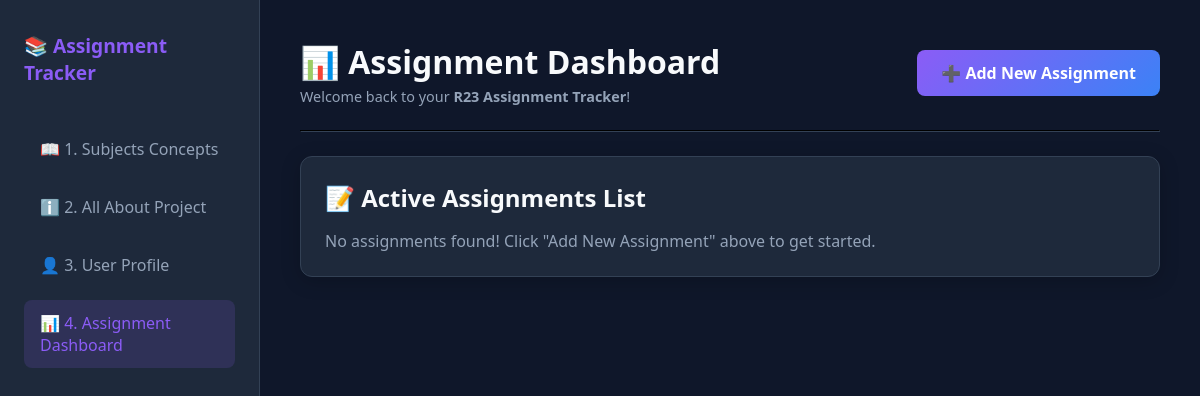
Before: / with the older database file.
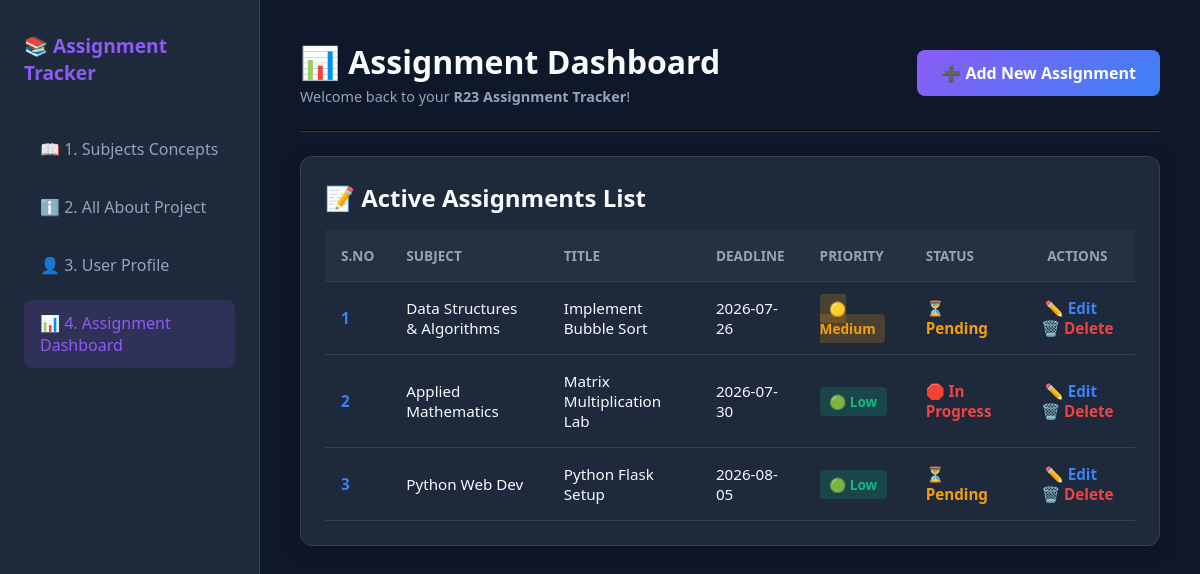
After: the same page with the newer database file.
### tables this page shows
CREATE TABLE assignments (
            id INTEGER PRIMARY KEY AUTOINCREMENT,
            title TEXT NOT NULL,
            subject TEXT NOT NULL,
            unit TEXT NOT NULL,
            deadline TEXT NOT NULL,
            estimated_hours REAL NOT NULL,
            difficulty TEXT NOT NULL,
            status TEXT NOT NULL,
            priority_score INTEGER,
            priority_tag TEXT
        );

### app.py (the view)
@app.route('/')
def index():
    conn = get_db_connection()
    assignments_raw = conn.execute('SELECT * FROM assignments ORDER BY deadline ASC').fetchall()
    conn.close()
    assignments = []
    for row in assignments_raw:
        item = dict(row)
        score, tag, days_left = calculate_priority(
            item['deadline'],
            item['estimated_hours'],
            item['difficulty'],
            item['subject']
        )
        item['priority_score'] = score
        item['priority_tag'] = tag
        item['days_left'] = days_left
        assignments.append(item)
    return render_template('index.html', assignments=assignments)

### app.py (called while the page is built)
def get_db_connection():
    conn = sqlite3.connect('assignments.db')
    conn.row_factory = sqlite3.Row
    return conn

### templates/index.html (shortened to what this page needs)
<!DOCTYPE html>
<html lang="en">
<head>
    <link rel="stylesheet" href="{{ url_for('static', filename='css/style.css') }}">
</head>
<body>
    <div class="sidebar">
        <h2>📚 Assignment Tracker</h2>
        <ul class="nav-links">
            <li><a href="{{ url_for('learn_hub') }}">📖 1. Subjects Concepts</a></li>
            <li><a href="{{ url_for('project_guide') }}">ℹ️ 2. All About Project</a></li>
            <li><a href="{{ url_for('profile') }}">👤 3. User Profile</a></li>
            <li><a href="{{ url_for('index') }}" class="active">📊 4. Assignment Dashboard</a></li>
        </ul>
    </div>
    <div class="main-content">
        <div style="display: flex; justify-content: space-between; align-items: center; margin-bottom: 1rem;">
            <div>
                <h1>📊 Assignment Dashboard</h1>
                <p class="header-sub">Welcome back to your <strong>R23 Assignment Tracker</strong>!</p>
            </div>
            <a href="{{ url_for('add_assignment') }}" class="btn-primary">➕ Add New Assignment</a>
        </div>
        <hr style="border-color: var(--border-color); margin: 1.5rem 0;">
        <div class="dashboard-card">
            <h2>📝 Active Assignments List</h2>
            {% if assignments %}
            <div class="table-container">
                <table style="width: 100%; margin-top: 1rem;">
                    <thead>
                        <tr>
                            <th>S.No</th>
                            <th>Subject</th>
                            <th>Title</th>
                            <th>Deadline</th>
                            <th>Priority</th>
                            <th>Status</th>
                            <th style="text-align: center;">Actions</th>
                        </tr>
                    </thead>
                    <tbody>
                        {% for assignment in assignments %}
                        <tr>
                            <td style="font-weight: bold; color: var(--accent-blue);">{{ loop.index }}</td>
                            <td>{{ assignment.subject }}</td>
                            <td>{{ assignment.title }}</td>
                            <td>{{ assignment.deadline }}</td>
                            <td>
                                {% if 'HIGH' in assignment.priority_tag or 'CRITICAL' in assignment.priority_tag or assignment.priority_tag == 'High' %}
                                    <span style="background: rgba(239, 68, 68, 0.2); color: #EF4444; padding: 0.3rem 0.6rem; border-radius: 4px; font-weight: bold; font-size: 0.85rem;">🔴 High</span>
                                {% elif 'MEDIUM' in assignment.priority_tag or assignment.priority_tag == 'Medium' %}
                                    <span style="background: rgba(245, 158, 11, 0.2); color: #F59E0B; padding: 0.3rem 0.6rem; border-radius: 4px; font-weight: bold; font-size: 0.85rem;">🟡 Medium</span>
                                {% else %}
                                    <span style="background: rgba(16, 185, 129, 0.2); color: #10B981; padding: 0.3rem 0.6rem; border-radius: 4px; font-weight: bold; font-size: 0.85rem;">🟢 Low</span>
                                {% endif %}
                            </td>
                            <td>
                                {% if assignment.status == 'Completed' %}
                                    <span style="color: var(--success, #10B981); font-weight: 600;">✅ Completed</span>
                                {% elif assignment.status == 'Pending' %}
                                    <span style="color: var(--warning, #F59E0B); font-weight: 600;">⏳ Pending</span>
                                {% else %}
                                    <span style="color: var(--danger, #EF4444); font-weight: 600;">🛑 In Progress</span>
                                {% endif %}
                            </td>
                            <td style="text-align: center;">
                                <a href="{{ url_for('edit_assignment', id=assignment.id) }}" style="color: var(--accent-blue, #3B82F6); text-decoration: none; margin-right: 0.8rem; font-weight: 600;">✏️ Edit</a>
                                <a href="{{ url_for('delete_assignment', id=assignment.id) }}" onclick="return confirm('Are you sure you want to delete this assignment?');" style="color: var(--danger, #EF4444); text-decoration: none; font-weight: 600;">🗑️ Delete</a>
                            </td>
                        </tr>
                        {% endfor %}
                    </tbody>
                </table>
            </div>
            {% else %}
            <p style="color: var(--text-muted); margin-top: 1rem;">No assignments found! Click "Add New Assignment" above to get started.</p>
            {% endif %}
        </div>
    </div>
</body>
</html>

### static/css/style.css (style rules this page uses)
:root { --bg-color: #0f172a; --card-bg: #1e293b; --text-main: #f8fafc; --text-muted: #94a3b8; --accent-purple: #8b5cf6; --accent-blue: #3b82f6; --border-color: #334155; --danger: #ef4444; --warning: #f59e0b; --success: #10b981; }
* { box-sizing: border-box; margin: 0; padding: 0; font-family: 'Segoe UI', Tahoma, Geneva, Verdana, sans-serif; }
body { background-color: var(--bg-color); color: var(--text-main); display: flex; min-height: 100vh; }
.sidebar { width: 260px; background-color: var(--card-bg); border-right: 1px solid var(--border-color); padding: 2rem 1.5rem; display: flex; flex-direction: column; gap: 1.5rem; flex-shrink: 0; }
.sidebar h2 { font-size: 1.2rem; color: var(--accent-purple); margin-bottom: 1rem; }
.nav-links { list-style: none; }
.nav-links li { margin-bottom: 0.75rem; }
.nav-links a { color: var(--text-muted); text-decoration: none; font-weight: 500; display: flex; align-items: center; padding: 0.75rem 1rem; border-radius: 8px; transition: all 0.2s ease; }
.nav-links a:hover, .nav-links a.active { background: rgba(139, 92, 246, 0.15); color: var(--accent-purple); }
.main-content { flex: 1; padding: 2.5rem; overflow-y: auto; }
.header-sub { color: var(--text-muted); font-size: 0.9rem; margin-top: 4px; }
.btn-primary { background: linear-gradient(135deg, var(--accent-purple), var(--accent-blue)); color: white; padding: 0.75rem 1.5rem; border-radius: 8px; text-decoration: none; font-weight: 600; border: none; cursor: pointer; display: inline-block; transition: opacity 0.2s; }
.dashboard-card { background: var(--card-bg); border: 1px solid var(--border-color); border-radius: 12px; padding: 1.5rem; margin-bottom: 2rem; box-shadow: 0 4px 20px rgba(0, 0, 0, 0.2); }
.table-container { overflow-x: auto; }
table { width: 100%; border-collapse: collapse; text-align: left; }
th { background-color: rgba(255, 255, 255, 0.03); color: var(--text-muted); padding: 1rem; font-size: 0.85rem; text-transform: uppercase; border-bottom: 1px solid var(--border-color); }
td { padding: 1rem; border-bottom: 1px solid var(--border-color); font-size: 0.95rem; }

Changed rows visible on the page:
added assignments: subject "Data Structures & Algorithms", title "Implement Bubble Sort", deadline "2026-07-26", shows "🟡 Medium", status "⏳ Pending"
added assignments: subject "Applied Mathematics", title "Matrix Multiplication Lab", deadline "2026-07-30", shows "🟢 Low", status "🛑 In Progress"
added assignments: subject "Python Web Dev", title "Python Flask Setup", deadline "2026-08-05", priority_tag "🟢 Low", status "⏳ Pending"
Other visible differences:
text no longer shown: "No assignments found! Click \"Add New Assignment\" above to get started."
text now shown: "S.NO SUBJECT TITLE DEADLINE PRIORITY STATUS ACTIONS"
